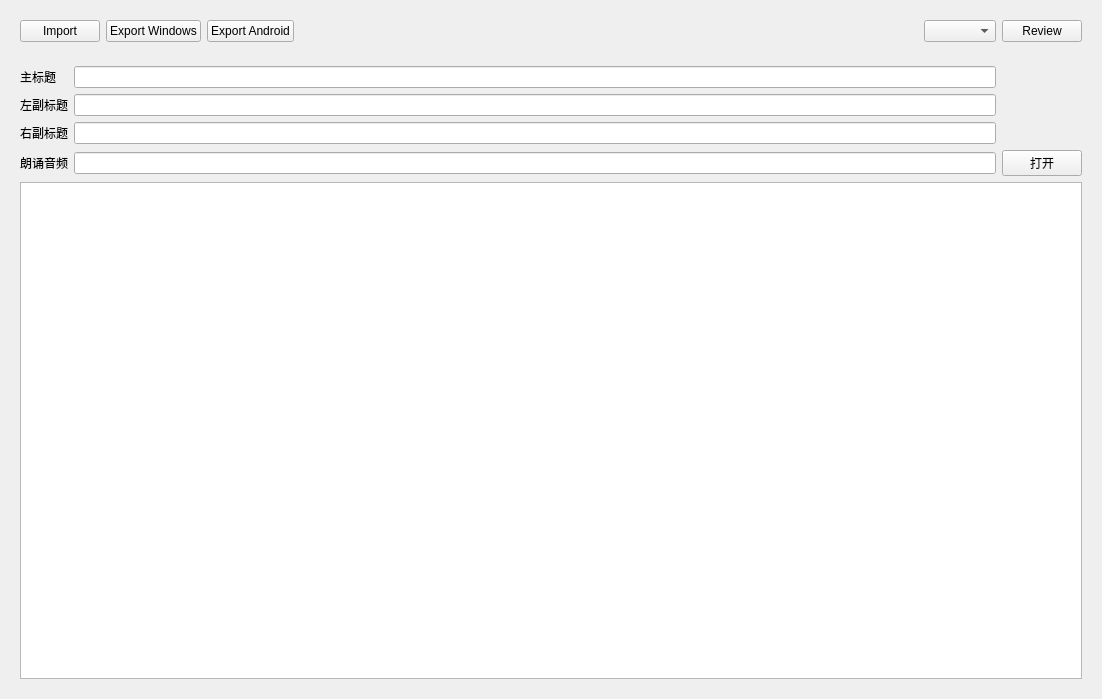
           <widget class="QWidget" name="pageReciting">
            <layout class="QVBoxLayout" name="verticalLayout_11">
             <item>
              <widget class="QWidget" name="widget_8" native="true">
               <layout class="QHBoxLayout" name="horizontalLayout_6">
                <item>
                 <widget class="QPushButton" name="pbRecitingImport">
                  <property name="text">
                   <string>Import</string>
                  </property>
                 </widget>
                </item>
                <item>
                 <widget class="QPushButton" name="pbRecitingExportWindows">
                  <property name="text">
                   <string>Export Windows</string>
                  </property>
                 </widget>
                </item>
                <item>
                 <widget class="QPushButton" name="pbRecitingExportAndroid">
                  <property name="text">
                   <string>Export Android</string>
                  </property>
                 </widget>
                </item>
                <item>
                 <spacer name="horizontalSpacer_4">
                  <property name="orientation">
                   <enum>Qt::Horizontal</enum>
                  </property>
                  <property name="sizeHint" stdset="0">
                   <size>
                    <width>546</width>
                    <height>20</height>
                   </size>
                  </property>
                 </spacer>
                </item>
                <item>
                 <widget class="QComboBox" name="comboBox_3"/>
                </item>
                <item>
                 <widget class="QPushButton" name="pbRecitingReview">
                  <property name="text">
                   <string>Review</string>
                  </property>
                 </widget>
                </item>
               </layout>
              </widget>
             </item>
             <item>
              <widget class="QWidget" name="widget_9" native="true">
               <property name="sizePolicy">
                <sizepolicy hsizetype="Preferred" vsizetype="Expanding">
                 <horstretch>0</horstretch>
                 <verstretch>0</verstretch>
                </sizepolicy>
               </property>
               <property name="minimumSize">
                <size>
                 <width>1080</width>
                 <height>631</height>
                </size>
               </property>
               <layout class="QVBoxLayout" name="verticalLayout_10">
                <item>
                 <layout class="QGridLayout" name="gridLayout_2">
                  <item row="3" column="0">
                   <widget class="QLabel" name="label_9">
                    <property name="text">
                     <string>朗诵音频</string>
                    </property>
                   </widget>
                  </item>
                  <item row="2" column="0">
                   <widget class="QLabel" name="label_10">
                    <property name="text">
                     <string>右副标题</string>
                    </property>
                   </widget>
                  </item>
                  <item row="3" column="2">
                   <widget class="QPushButton" name="pbRecitingOpenAudio">
                    <property name="text">
                     <string>打开</string>
                    </property>
                   </widget>
                  </item>
                  <item row="0" column="1">
                   <widget class="QLineEdit" name="leRecitingTitle">
                    <property name="readOnly">
                     <bool>false</bool>
                    </property>
                   </widget>
                  </item>
                  <item row="2" column="1">
                   <widget class="QLineEdit" name="leRecitingReciter"/>
                  </item>
                  <item row="0" column="0">
                   <widget class="QLabel" name="label_8">
                    <property name="text">
                     <string>主标题</string>
                    </property>
                   </widget>
                  </item>
                  <item row="3" column="1">
                   <widget class="QLineEdit" name="leRecitingAudio">
                    <property name="readOnly">
                     <bool>true</bool>
                    </property>
                   </widget>
                  </item>
                  <item row="1" column="0">
                   <widget class="QLabel" name="label_11">
                    <property name="text">
                     <string>左副标题</string>
                    </property>
                   </widget>
                  </item>
                  <item row="1" column="1">
                   <widget class="QLineEdit" name="leRecitingAuthor"/>
                  </item>
                 </layout>
                </item>
                <item>
                 <widget class="QPlainTextEdit" name="pteRecitingContent"/>
                </item>
               </layout>
              </widget>
             </item>
            </layout>
           </widget>
